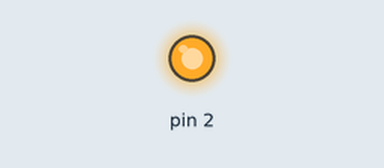
The sketch below on a simulated Arduino Uno, built with avr-gcc and run on an emulated ATmega328P. Shown: output pins drawn as LEDs (lit = HIGH).

Above: at 1.5 s.
At 3.5 s:
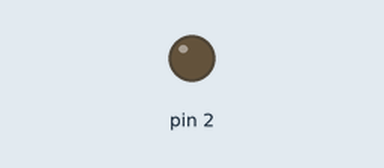
Timing chart, 0 to 5.2 s (numbered marks = the images above):
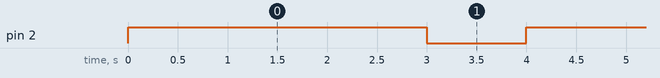

Measured:
- by itself, pin 2: alternates HIGH for 3.0 s and LOW for 1.0 s

The sketch:

LEDpin2parpadeo3-1s.ino
```cpp
/*
 *
 * http://www.manusoft.es
 * TUTORIALES Y SOLUCIONES INFORMÁTICAS
 *
 * Iniciación a Arduino [3/9]: Salidas digitales - LEDs.
 *
 */

// the setup function runs once when you press reset or power the board
void setup() {
  // initialize digital pin 2 as an output.
  pinMode(2, OUTPUT);
}

// the loop function runs over and over again forever
void loop() {
  digitalWrite(2, HIGH);   // turn the LED on (HIGH is the voltage level)
  delay(3000);              // wait for 3 seconds
  digitalWrite(2, LOW);    // turn the LED off by making the voltage LOW
  delay(1000);              // wait for 1 second
}
```
